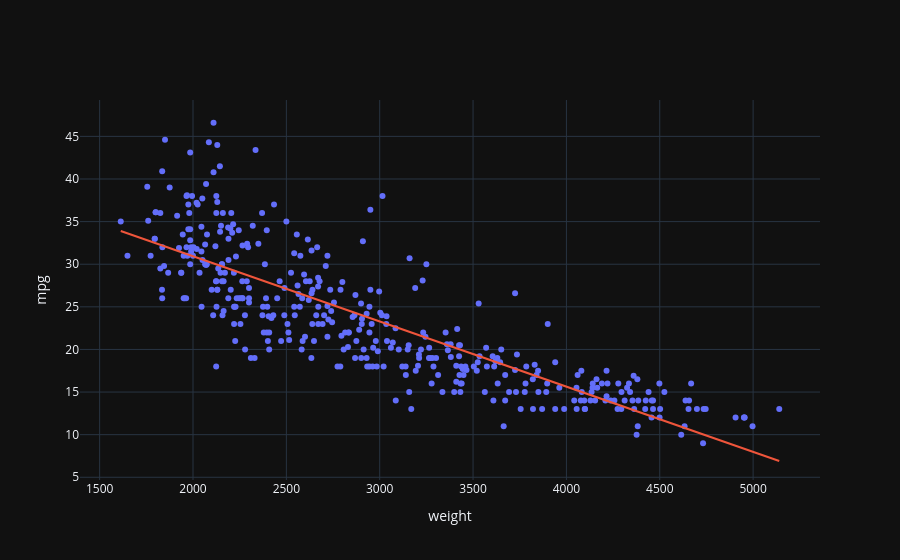

Source (notebook cell):
### Code cell
from sklearn.linear_model import LinearRegression
import plotly.graph_objects as go

X_weight = df[['weight']]
y_mpg = df['mpg']

model = LinearRegression()
model.fit(X_weight, y_mpg)

y_pred = model.predict(X_weight)

fig = go.Figure()
fig.add_trace(go.Scatter(x=df['weight'], y=df['mpg'], mode='markers', name='Data', showlegend=False))
fig.add_trace(go.Scatter(x=df['weight'], y=y_pred, mode='lines', name='Linear Regression', showlegend=False))
fig.update_xaxes(title_text='weight')
fig.update_yaxes(title_text='mpg')
fig.show()

### Figure 1 — Plotly figure (JSON) as saved in the notebook; plotly's stock layout.template omitted (floating-point values rounded to 4 significant figures; data arrays with more than 128 entries replaced by an {"elided": "..."} marker saying what was removed)
{"data": [{"mode": "markers", "name": "Data", "showlegend": false, "x": {"elided": "398 float values"}, "y": {"elided": "398 float values"}, "type": "scatter"}, {"mode": "lines", "name": "Linear Regression", "showlegend": false, "x": {"elided": "398 float values"}, "y": {"elided": "398 float values"}, "type": "scatter"}], "layout": {"xaxis": {"title": {"text": "weight"}}, "yaxis": {"title": {"text": "mpg"}}}}
